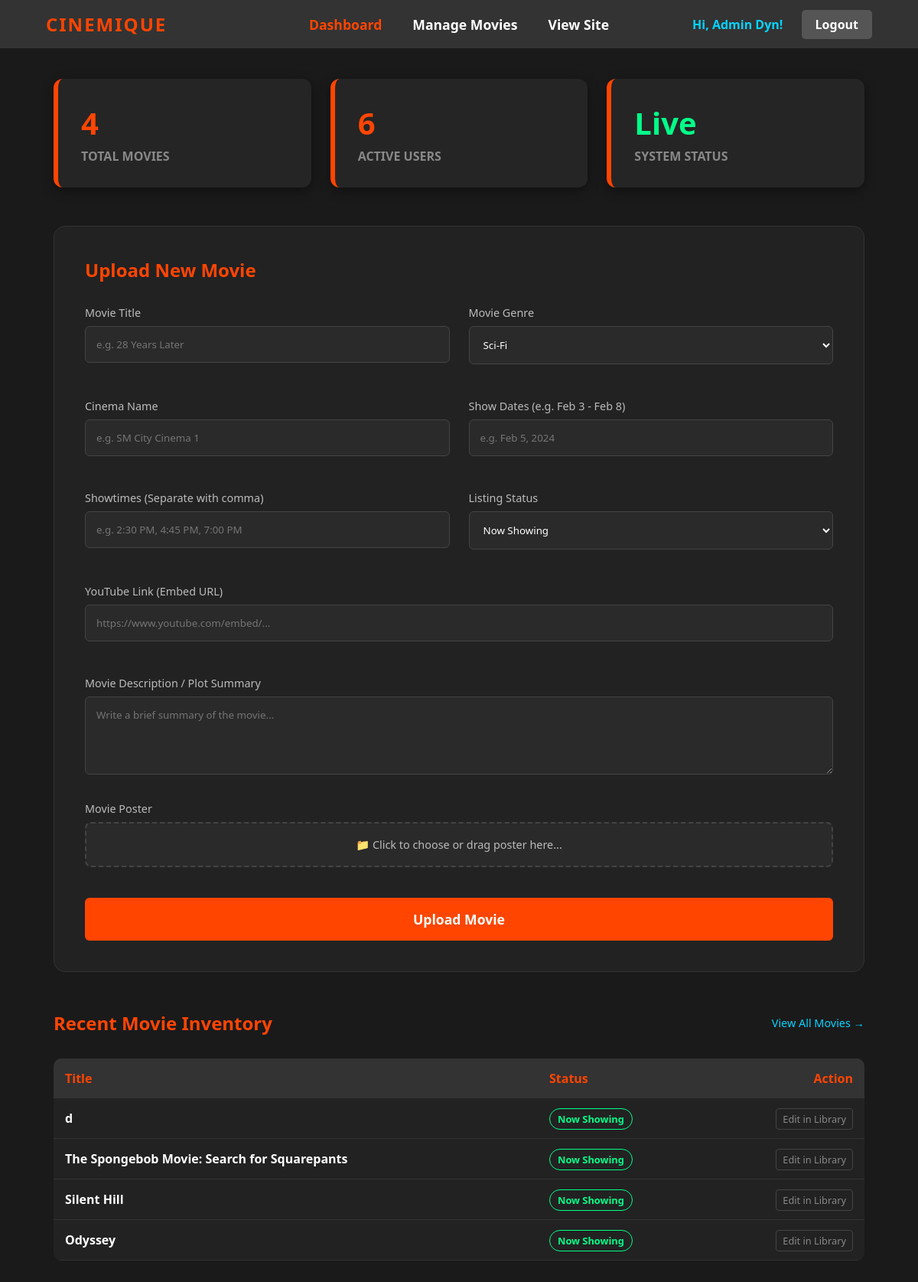
Page /admin (signed in) on the earlier database version.
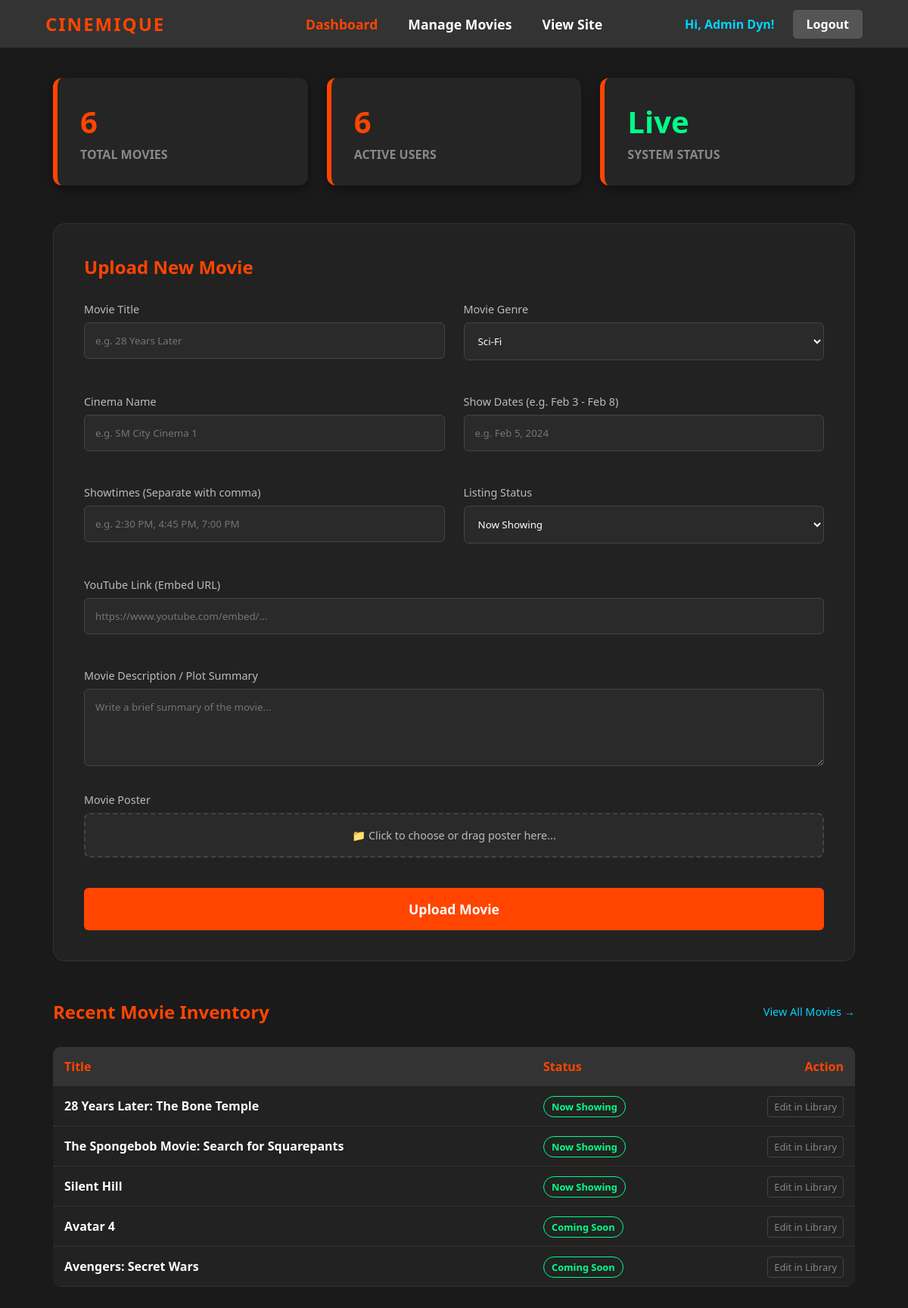
Same page on the later database version.
### tables this page shows
CREATE TABLE movies (
            id INTEGER PRIMARY KEY AUTOINCREMENT,
            title TEXT NOT NULL,
            image TEXT NOT NULL,
            status TEXT NOT NULL,
            genre TEXT NOT NULL, 
            trailer_link TEXT NOT NULL,
            description TEXT,
            cinema_name TEXT,
            showtimes TEXT,
            show_date TEXT
        );

### app.py (the view)
@app.route('/admin')
def admin_dashboard():
    if session.get('role') != 'admin':
        return "Access Denied!", 403
    conn = get_db_connection()
    movies = conn.execute('SELECT * FROM movies').fetchall()
    conn.close()
    return render_template('admindashboard.html', name=session.get('user_name'), movies=movies)

### app.py (called while the page is built)
def get_db_connection():
    conn = sqlite3.connect('users.db')
    conn.row_factory = sqlite3.Row
    return conn

### templates/admindashboard.html (shortened to what the changed rows need)
<!DOCTYPE html>
<html lang="en">
<head>
    <link rel="stylesheet" href="{{ url_for('static', filename='style.css') }}">
</head>
<body>
   <header class="navbar">
    <h2 style="color: #ff4500; margin: 0; letter-spacing: 2px;">CINEMIQUE</h2>
</header>
    <div class="container">
        <div class="admin-stats">
            <div class="stat-box">
                <h3>{{ movies|length }}</h3>
                <p>Total Movies</p>
            </div>
        </div>
      <section class="upload-card">
    <h2 style="color: #ff4500; margin-bottom: 30px;">Upload New Movie</h2>
</section>
        <section class="table-section">
            <div style="display: flex; justify-content: space-between; align-items: center; margin-bottom: 15px;">
                <h2 style="color: #ff4500; margin: 0;">Recent Movie Inventory</h2>
            </div>
            <table class="modern-table">
                <thead>
                    <tr>
                        <th>Title</th>
                        <th>Status</th>
                        <th style="text-align: right;">Action</th>
                    </tr>
                </thead>
                <tbody>
                    {% for movie in movies[:5] %}
                    <tr>
                        <td><strong>{{ movie.title }}</strong></td>
                        <td><span class="status-badge">{{ movie.status }}</span></td>
                        <td style="text-align: right;">
                            <a href="/admin/movies" style="color: #888; text-decoration: none; font-size: 0.8rem; border: 1px solid #444; padding: 4px 8px; border-radius: 4px;">Edit in Library</a>
                        </td>
                    </tr>
                    {% endfor %}
                </tbody>
            </table>
        </section>
    </div>
</body>
</html>

Differences in the rows shown:
changed movies: title "d" → "28 Years Later: The Bone Temple"
changed movies: title "Odyssey" → "Avatar 4"; status "Now Showing" → "Coming Soon"
added movies: title "Avengers: Secret Wars", status "Coming Soon"
Other differences:
{{ movies|length }}: "4" → "6"
